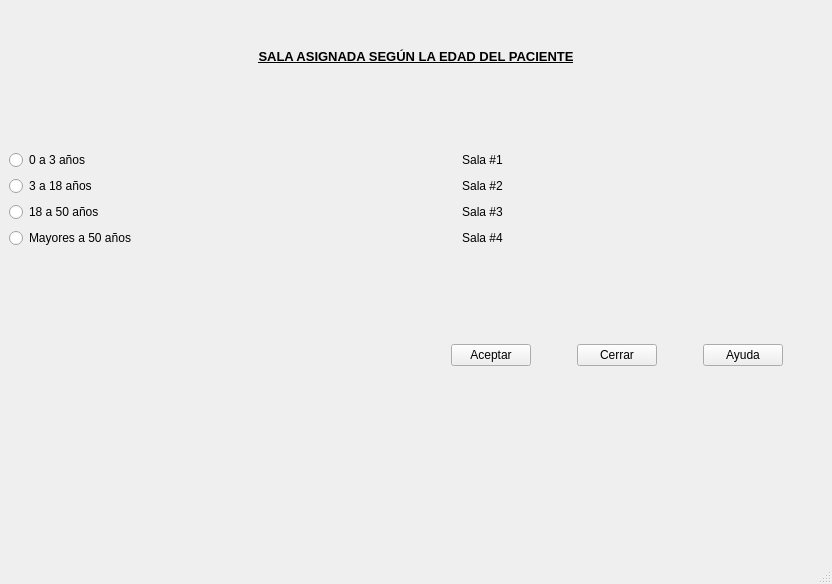
<?xml version="1.0" encoding="UTF-8"?>
<ui version="4.0">
 <class>mainWindow</class>
 <widget class="QMainWindow" name="mainWindow">
  <property name="geometry">
   <rect>
    <x>0</x>
    <y>0</y>
    <width>832</width>
    <height>584</height>
   </rect>
  </property>
  <property name="windowTitle">
   <string>MainWindow</string>
  </property>
  <widget class="QWidget" name="centralwidget">
   <layout class="QVBoxLayout" name="verticalLayout_2">
    <item>
     <layout class="QVBoxLayout" name="verticalLayout">
      <item>
       <spacer name="verticalSpacer_2">
        <property name="orientation">
         <enum>Qt::Vertical</enum>
        </property>
        <property name="sizeType">
         <enum>QSizePolicy::Maximum</enum>
        </property>
        <property name="sizeHint" stdset="0">
         <size>
          <width>20</width>
          <height>40</height>
         </size>
        </property>
       </spacer>
      </item>
      <item>
       <widget class="QLabel" name="label_principal">
        <property name="font">
         <font>
          <pointsize>10</pointsize>
          <weight>75</weight>
          <bold>true</bold>
          <underline>true</underline>
         </font>
        </property>
        <property name="layoutDirection">
         <enum>Qt::RightToLeft</enum>
        </property>
        <property name="text">
         <string>SALA ASIGNADA SEGÚN LA EDAD DEL PACIENTE</string>
        </property>
        <property name="alignment">
         <set>Qt::AlignCenter</set>
        </property>
       </widget>
      </item>
      <item>
       <spacer name="verticalSpacer">
        <property name="orientation">
         <enum>Qt::Vertical</enum>
        </property>
        <property name="sizeType">
         <enum>QSizePolicy::Maximum</enum>
        </property>
        <property name="sizeHint" stdset="0">
         <size>
          <width>20</width>
          <height>40</height>
         </size>
        </property>
       </spacer>
      </item>
     </layout>
    </item>
    <item>
     <spacer name="verticalSpacer_5">
      <property name="orientation">
       <enum>Qt::Vertical</enum>
      </property>
      <property name="sizeType">
       <enum>QSizePolicy::Maximum</enum>
      </property>
      <property name="sizeHint" stdset="0">
       <size>
        <width>20</width>
        <height>40</height>
       </size>
      </property>
     </spacer>
    </item>
    <item>
     <layout class="QVBoxLayout" name="verticalLayout_3">
      <item>
       <layout class="QFormLayout" name="formLayout">
        <property name="fieldGrowthPolicy">
         <enum>QFormLayout::AllNonFixedFieldsGrow</enum>
        </property>
        <item row="0" column="0">
         <widget class="QRadioButton" name="radioButton_sala_1">
          <property name="sizePolicy">
           <sizepolicy hsizetype="Minimum" vsizetype="Fixed">
            <horstretch>0</horstretch>
            <verstretch>0</verstretch>
           </sizepolicy>
          </property>
          <property name="layoutDirection">
           <enum>Qt::LeftToRight</enum>
          </property>
          <property name="text">
           <string>0 a 3 años</string>
          </property>
          <property name="checkable">
           <bool>true</bool>
          </property>
          <property name="checked">
           <bool>false</bool>
          </property>
          <property name="autoRepeat">
           <bool>false</bool>
          </property>
         </widget>
        </item>
        <item row="0" column="1">
         <widget class="QLabel" name="label_sala1">
          <property name="text">
           <string>Sala #1</string>
          </property>
          <property name="alignment">
           <set>Qt::AlignCenter</set>
          </property>
         </widget>
        </item>
        <item row="1" column="0">
         <widget class="QRadioButton" name="radioButton_sala_2">
          <property name="text">
           <string>3 a 18 años</string>
          </property>
         </widget>
        </item>
        <item row="1" column="1">
         <widget class="QLabel" name="label_sala2">
          <property name="text">
           <string>Sala #2</string>
          </property>
          <property name="alignment">
           <set>Qt::AlignCenter</set>
          </property>
         </widget>
        </item>
        <item row="2" column="0">
         <widget class="QRadioButton" name="radioButton_sala_3">
          <property name="text">
           <string>18 a 50 años</string>
          </property>
         </widget>
        </item>
        <item row="2" column="1">
         <widget class="QLabel" name="label_sala3">
          <property name="text">
           <string>Sala #3</string>
          </property>
          <property name="alignment">
           <set>Qt::AlignCenter</set>
          </property>
         </widget>
        </item>
        <item row="3" column="0">
         <widget class="QRadioButton" name="radioButton_sala_4">
          <property name="text">
           <string>Mayores a 50 años</string>
          </property>
         </widget>
        </item>
        <item row="3" column="1">
         <widget class="QLabel" name="label_sala4">
          <property name="text">
           <string>Sala #4</string>
          </property>
          <property name="alignment">
           <set>Qt::AlignCenter</set>
          </property>
         </widget>
        </item>
       </layout>
      </item>
      <item>
       <spacer name="verticalSpacer_4">
        <property name="orientation">
         <enum>Qt::Vertical</enum>
        </property>
        <property name="sizeHint" stdset="0">
         <size>
          <width>20</width>
          <height>40</height>
         </size>
        </property>
       </spacer>
      </item>
     </layout>
    </item>
    <item>
     <layout class="QHBoxLayout" name="horizontalLayout">
      <item>
       <spacer name="horizontalSpacer">
        <property name="orientation">
         <enum>Qt::Horizontal</enum>
        </property>
        <property name="sizeHint" stdset="0">
         <size>
          <width>40</width>
          <height>20</height>
         </size>
        </property>
       </spacer>
      </item>
      <item>
       <widget class="QPushButton" name="pushButton_aceptar">
        <property name="text">
         <string>Aceptar</string>
        </property>
       </widget>
      </item>
      <item>
       <spacer name="horizontalSpacer_2">
        <property name="orientation">
         <enum>Qt::Horizontal</enum>
        </property>
        <property name="sizeType">
         <enum>QSizePolicy::Maximum</enum>
        </property>
        <property name="sizeHint" stdset="0">
         <size>
          <width>40</width>
          <height>20</height>
         </size>
        </property>
       </spacer>
      </item>
      <item>
       <widget class="QPushButton" name="pushButton_cerrar">
        <property name="text">
         <string>Cerrar</string>
        </property>
       </widget>
      </item>
      <item>
       <spacer name="horizontalSpacer_3">
        <property name="orientation">
         <enum>Qt::Horizontal</enum>
        </property>
        <property name="sizeType">
         <enum>QSizePolicy::Maximum</enum>
        </property>
        <property name="sizeHint" stdset="0">
         <size>
          <width>40</width>
          <height>20</height>
         </size>
        </property>
       </spacer>
      </item>
      <item>
       <widget class="QPushButton" name="pushButton_ayuda">
        <property name="text">
         <string>Ayuda</string>
        </property>
       </widget>
      </item>
      <item>
       <spacer name="horizontalSpacer_4">
        <property name="orientation">
         <enum>Qt::Horizontal</enum>
        </property>
        <property name="sizeType">
         <enum>QSizePolicy::Maximum</enum>
        </property>
        <property name="sizeHint" stdset="0">
         <size>
          <width>40</width>
          <height>20</height>
         </size>
        </property>
       </spacer>
      </item>
     </layout>
    </item>
    <item>
     <spacer name="verticalSpacer_3">
      <property name="orientation">
       <enum>Qt::Vertical</enum>
      </property>
      <property name="sizeHint" stdset="0">
       <size>
        <width>20</width>
        <height>40</height>
       </size>
      </property>
     </spacer>
    </item>
   </layout>
  </widget>
  <widget class="QStatusBar" name="statusbar"/>
 </widget>
 <resources/>
 <connections/>
</ui>
